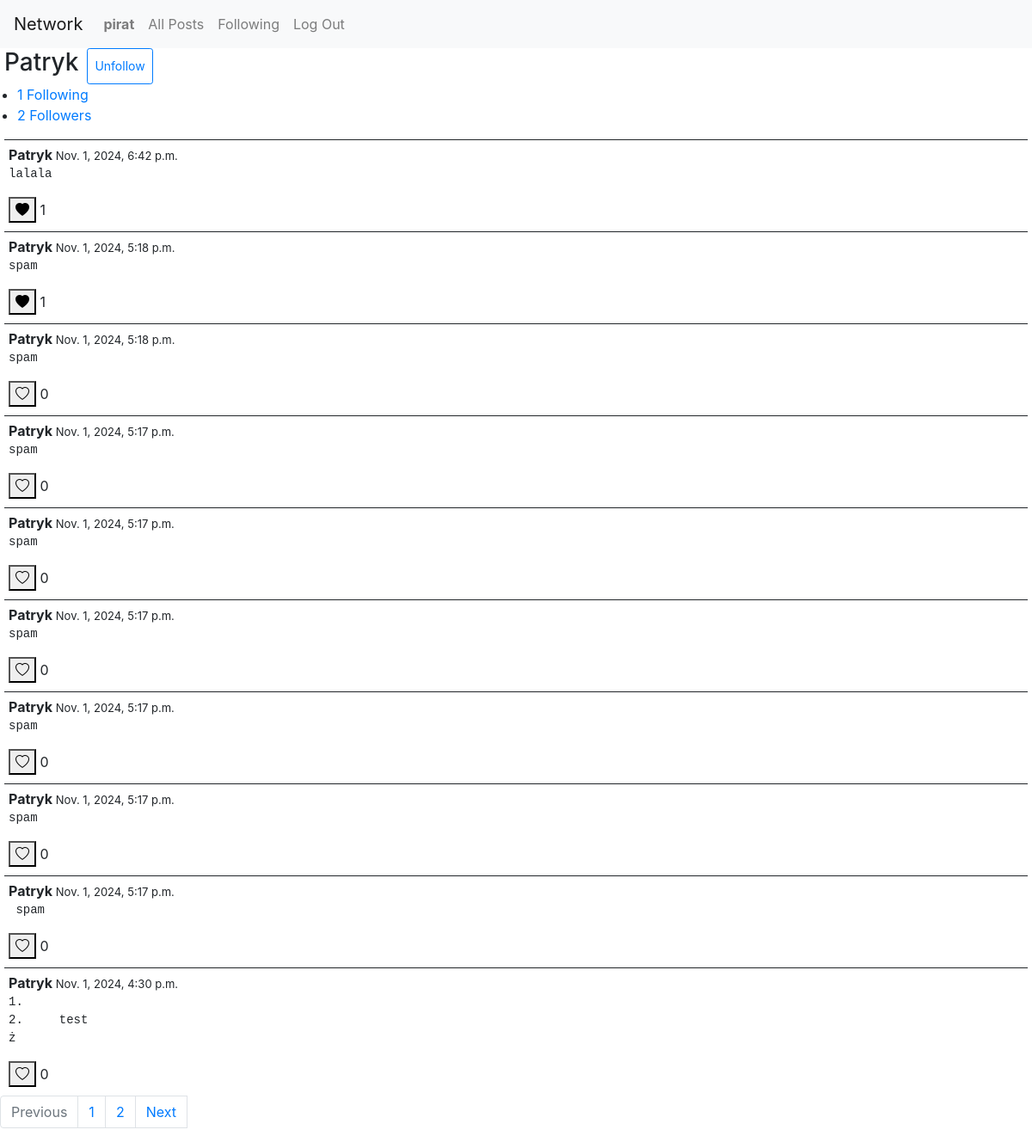
/user/1/ (signed in), run on the app's committed database.
### network/models.py (models this page shows, shortened)
class User(AbstractUser):
    following = models.ManyToManyField("self", symmetrical=False, related_name="followers")

class Post(models.Model):
    user = models.ForeignKey(User, on_delete=models.CASCADE, related_name="posts")
    body = models.TextField(blank=True)
    timestamp = models.DateTimeField(auto_now_add=True)
    likes = models.ManyToManyField(User, blank=True, related_name="liked_posts")

### network/views.py (the view)
# urls.py: path("user/<int:id>/", views.user_profile, name="user_profile"),
def user_profile(request, id):
    owner = User.objects.get(pk=id)
    posts = Post.objects.filter(user=owner).order_by("-timestamp")
    paginator, page = paginate_queryset(request, posts)
    if request.user.is_authenticated:
        is_following = request.user.following.filter(pk=owner.id).exists()
        return render(request, "network/profile.html",{
            "paginator": paginator,
            "owner": owner,
            "page_data": page,
            "is_following": is_following
            })
    else:
        return render(request, "network/profile.html",{
            "paginator": paginator,
            "owner": owner,
            "page_data": page
            })

### network/utils.py (called while the page is built)
def paginate_queryset(request, queryset, per_page=10):
    paginator = Paginator(queryset, per_page)
    page_number = request.GET.get("page")
    page = paginator.get_page(page_number)
    return paginator, page

### network/templates/network/profile.html (shortened to what this page needs)
{% extends "network/layout.html" %}
{% load static %}
{% block body %}
<div class="profile">
    <div class=profile-info>
        <h3 class="username"> {{owner}} </h3>
        {% if user.is_authenticated and user.id != owner.id%}
            <button class="btn btn-outline-primary btn-sm" id="follow" data-user-id={{owner.id}}>
                {% if is_following %} Unfollow {% else %} Follow {% endif %}
            </button>
        {% elif not user.is_authenticated %}
            <button disabled data-tooltip="You must be logged in"> Follow </button>
        {% endif %}
    </div>
    <ul class="follow-info">
        <li><a href="{% url 'following' owner.id %}"> {{owner.following.count}} Following </a></li>
        <li><a id="followers" href="{% url 'followers' owner.id %}">{{owner.followers.count}} Followers </a> </li>
    </ul>
</div>
<div class="feed">
    {% for post in page_data%}
    <div class="post" data-post-id="{{ post.id }}">
        <div>
            <b> {{owner}} </b>
            <span class="timestamp"> {{post.timestamp}} </span>
        </div>
        <pre class="post-body" >{{post.body}}</pre>
        {% if user.is_authenticated %}
            {% if user in post.likes.all %}
                <button class="like-btn" data-post-id="{{ post.id }}"><i class="bi bi-heart-fill"></i></button>
            {% else %}
                <button class="like-btn" data-post-id="{{ post.id }}"><i class="bi bi-heart"></i></button>
            {% endif %}
        {% else %}
            <button id="like-btn-disabled" class="like-btn" disabled data-tooltip="You must be logged in"><i class="bi bi-heart-fill"></i></button>
        {% endif %}
    <span class="like-count" data-post-id="{{ post.id }}">{{ post.likes.count }}</span>
    </div>
    {% endfor %}
</div>
<ul class="pagination">
    {% if page_data.has_previous %}
        <a class="page-link" href="/user/{{owner.id}}/?page={{page_data.previous_page_number}}">Previous</a>
    {% else %}
    <li class="page-item disabled">
        <a class="page-link" tabindex="-1">Previous</a>
    </li>
    {% endif %}
    {% for page in paginator.page_range %}
        <li class="page-item"><a class="page-link" href="/user/{{owner.id}}/?page={{page}}">{{page}}</a></li>
    {% endfor %}
    {% if page_data.has_next %}
        <a class="page-link" id="next-page" href="/user/{{owner.id}}/?page={{page_data.next_page_number}}">Next</a>
    {% else %}
        <li class="page-item disabled">
            <a class="page-link" >Next</a>
        </li>
    {% endif %}
</ul>
{% endblock %}

### network/templates/network/layout.html (shortened to what this page needs)
{% load static %}
<!DOCTYPE html>
<html lang="en">
    <head>
        <link rel="stylesheet" href="https://stackpath.bootstrapcdn.com/bootstrap/4.4.1/css/bootstrap.min.css">
        <link href="{% static 'network/styles.css' %}?v={% now 'U' %}" rel="stylesheet">
        <link rel="stylesheet" href="https://cdn.jsdelivr.net/npm/bootstrap-icons@1.11.3/font/bootstrap-icons.min.css">
    </head>
    <body>
        <nav class="navbar navbar-expand-lg navbar-light bg-light">
            <a class="navbar-brand" href="{% url 'index' %}">Network</a>
            <div>
              <ul class="navbar-nav mr-auto">
                {% if user.is_authenticated %}
                    <li class="nav-item">
                        <a class="nav-link" href="{% url 'user_profile' user.id %}"><strong>{{ user.username }}</strong></a>
                    </li>
                {% endif %}
                <li class="nav-item">
                  <a class="nav-link" href="{% url 'index' %}">All Posts</a>
                </li>
                {% if user.is_authenticated %}
                    <li class="nav-item">
                        <a href="{% url 'following' user.id %}" class="nav-link">Following</a>
                    </li>
                    <li class="nav-item">
                        <a class="nav-link" href="{% url 'logout' %}">Log Out</a>
                    </li>
                {% endif %}
              </ul>
            </div>
          </nav>
        <div class="body">
            {% block body %}
            {% endblock %}
        </div>
    </body>
</html>

### network/static/network/styles.css (style rules this page uses)
.post { border-top: 1px solid; padding: 5px; margin: 5px }
.profile { margin-left: 5px; }
.profile-info { display: flex; }
#follow { margin-left: 10px; }
.follow-info { margin-left: -25px }
.timestamp { font-size: small; }

### data on the page
User: username "pirat"
User: username "Patryk", following.count "1", followers.count "2"
Post: timestamp "Nov. 1, 2024, 6:42 p.m.", body "lalala", likes.count "1"
Post: timestamp "Nov. 1, 2024, 5:18 p.m.", body "spam", likes.count "1"
Post: timestamp "Nov. 1, 2024, 5:18 p.m.", body "spam", likes.count "0"
Post: timestamp "Nov. 1, 2024, 5:17 p.m.", body "spam", likes.count "0"
Post: timestamp "Nov. 1, 2024, 5:17 p.m.", body "spam", likes.count "0"
Post: timestamp "Nov. 1, 2024, 5:17 p.m.", body "spam", likes.count "0"
Post: timestamp "Nov. 1, 2024, 5:17 p.m.", body "spam", likes.count "0"
Post: timestamp "Nov. 1, 2024, 5:17 p.m.", body "spam", likes.count "0"
Post: timestamp "Nov. 1, 2024, 5:17 p.m.", body "spam", likes.count "0"
Post: timestamp "Nov. 1, 2024, 4:30 p.m.", body "1. 2. test ż", likes.count "0"

### other printed values
{{ page }} "1" "2"
